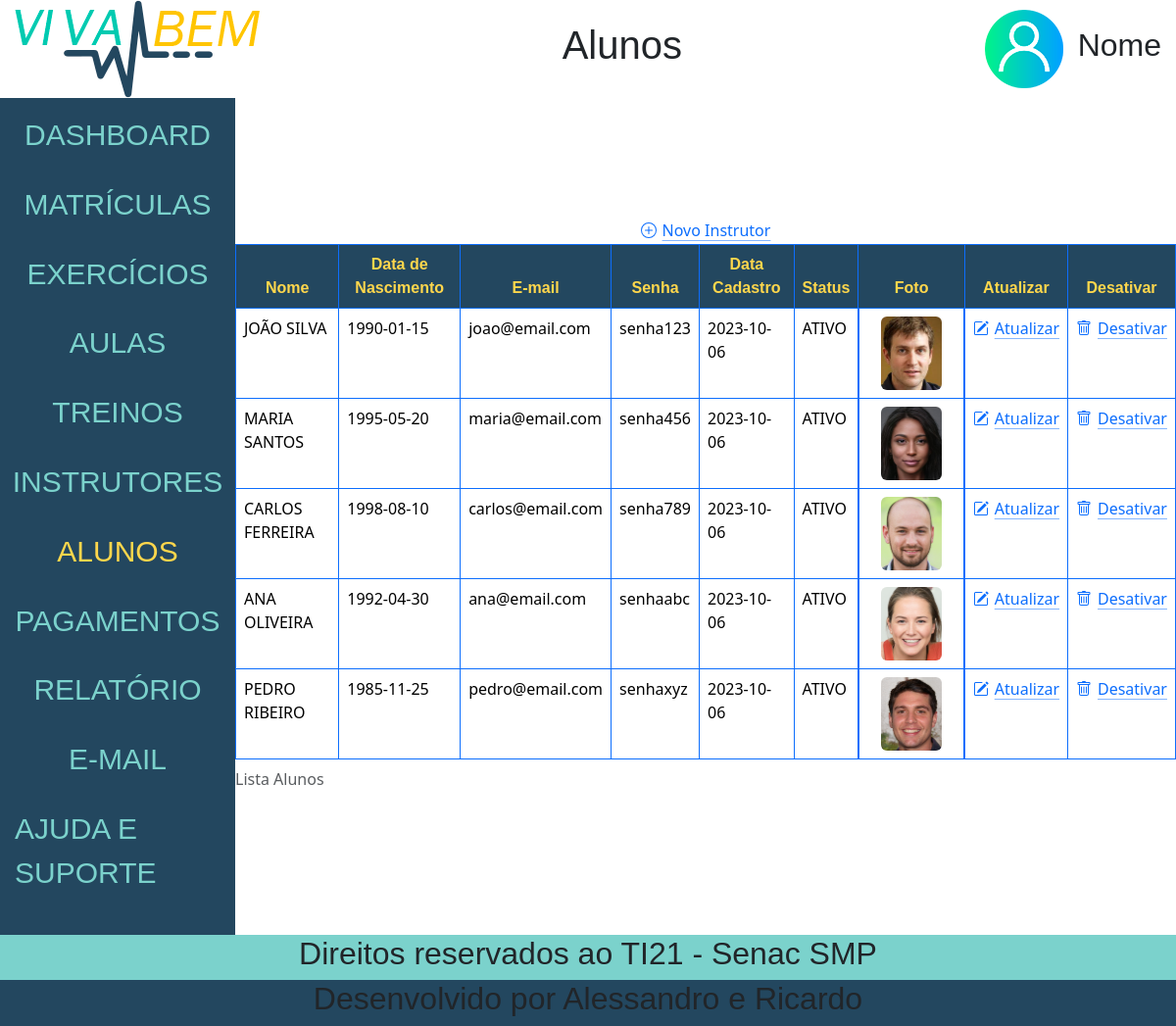
Page /admin/index.php?p=alunos on the committed database.
### tables this page shows
CREATE TABLE `tblalunos` (
  `idAluno` int(11) NOT NULL,
  `nomeAluno` varchar(50) NOT NULL,
  `dataNascAluno` date NOT NULL,
  `emailAluno` varchar(80) NOT NULL,
  `senhaAluno` varchar(20) NOT NULL,
  `dataCadAluno` date NOT NULL,
  `statusAluno` varchar(10) NOT NULL,
  `fotoAluno` varchar(100) NOT NULL
);

### admin/class/alunos.php (called while the page is built, shortened)
<?php
class AlunosClass{
    public function ListarAlunos(){
        $sql = "SELECT * FROM tblalunos WHERE statusAluno = 'ATIVO' ORDER BY idAluno ASC";
        $connect = Conexao::LigarConexao();
        $resultado = $connect->query($sql);
        $lista = $resultado->fetchAll();
        return $lista;
    }
}
?>

### admin/alunos/listar.php (the view, shortened to what this page needs)
<?php
require_once('class/alunos.php');
$alunos = new AlunosClass();
$lista = $alunos->ListarAlunos();
?>
<div>
    <a class="icon-link icon-link-hover" style="--bs-icon-link-transform: translate3d(0, -.125rem, 0);" href="#">
        Novo Instrutor
    </a>
</div>
<div class="table-resposive">
    <table class="table table-bordered border-primary">
        <caption>Lista Alunos</caption>
        <thead>
            <tr>
                <th>Nome</th>
                <th>Data de Nascimento</th>
                <th>E-mail</th>
                <th>Senha</th>
                <th>Data Cadastro</th>
                <th>Status</th>
                <th>Foto</th>
                <th>Atualizar</th>
                <th>Desativar</th>
            </tr>
        </thead>
        <tbody>
            <?php foreach ($lista as $linha) : ?>
                <tr>
                    <td><?php echo $linha['nomeAluno'] ?></td>
                    <td><?php echo $linha['dataNascAluno'] ?></td>
                    <td><?php echo $linha['emailAluno'] ?></td>
                    <td><?php echo $linha['senhaAluno'] ?></td>
                    <td><?php echo $linha['dataCadAluno'] ?></td>
                    <td><?php echo $linha['statusAluno'] ?></td>
                    <td class="ajusteImagem">
                        <img src="../img/<?php echo $linha['fotoAluno'] ?>" alt="">
                    <td>
                        <div>
                            <a class="icon-link icon-link-hover" style="--bs-icon-link-transform: translate3d(0, -.125rem, 0);" href="#">
                                Atualizar
                            </a>
                        </div>
                    </td>
                    <td>
                        <div>
                            <a class="icon-link icon-link-hover" style="--bs-icon-link-transform: translate3d(0, -.125rem, 0);" href="#">
                                Desativar
                            </a>
                        </div>
                    </td>
                </tr>
            <?php endforeach; ?>
        </tbody>
    </table>
</div>

### admin/index.php (shortened to what this page needs)
<?php
$pagina = @$_GET['p'];
?>
<!DOCTYPE html>
<html lang="pt-BR">
<head>
    <link href="https://cdn.jsdelivr.net/npm/bootstrap@5.3.2/dist/css/bootstrap.min.css" rel="stylesheet">
    <link rel="stylesheet" href="style.css">
</head>
<body>
    <header>
        <img src="../img/logoVivaBem.png" alt="">
        <h1>
            <?php
            switch ($pagina) {
                case 'alunos':
                    echo 'Alunos';
                    break;
            }
            ?>
        </h1>
        <div>
            <img src="../img/user.png" alt="">
            <h2>Nome</h2>
        </div>
    </header>
    <main>
        <aside>
            <a href="index.php?p=dashboard" class="<?php echo (($pagina == 'dashboard') || ($pagina == '')) ? 'menuAtivo' : ''; ?>">DASHBOARD</a>
            <a href="index.php?p=matriculas" class="<?php echo ($pagina == 'matriculas') ? 'menuAtivo' : ''; ?>">MATRÍCULAS</a>
            <a href="index.php?p=exercicios" class="<?php echo ($pagina == 'exercicios') ? 'menuAtivo' : ''; ?>">EXERCÍCIOS</a>
            <a href="index.php?p=aulas" class="<?php echo ($pagina == 'aulas') ? 'menuAtivo' : ''; ?>">AULAS</a>
            <a href="index.php?p=treinos" class="<?php echo ($pagina == 'treinos') ? 'menuAtivo' : ''; ?>">TREINOS</a>
            <a href="index.php?p=instrutores" class="<?php echo ($pagina == 'instrutores') ? 'menuAtivo' : ''; ?>">INSTRUTORES</a>
            <a href="index.php?p=alunos" class="<?php echo ($pagina == 'alunos') ? 'menuAtivo' : ''; ?>">ALUNOS</a>
            <a href="index.php?p=pagamentos" class="<?php echo ($pagina == 'pagamentos') ? 'menuAtivo' : ''; ?>">PAGAMENTOS</a>
            <a href="index.php?p=relatorio" class="<?php echo ($pagina == 'relatorio') ? 'menuAtivo' : ''; ?>">RELATÓRIO</a>
            <a href="index.php?p=contato" class="<?php echo ($pagina == 'contato') ? 'menuAtivo' : ''; ?>">E-MAIL</a>
            <a href="index.php?p=ajuda" class="<?php echo ($pagina == 'ajuda') ? 'menuAtivo' : ''; ?>">AJUDA E SUPORTE</a>
        </aside>
        <div class="box">
            <?php
            switch ($pagina) {
                case 'alunos':
                    require_once ('alunos/aluno.php');
                    break;
            }
            ?>
        </div>
    </main>
    <footer>
        <div class="direitos">
            <h2>Direitos reservados ao TI21 - Senac SMP</h2>
        </div>
        <div class="desenvolvido">
            <h2>Desenvolvido por Alessandro e Ricardo</h2>
        </div>
    </footer>
</body>
</html>

### admin/alunos/aluno.php (shortened to what this page needs)
<?php
$pagina = @$_GET['a'];
if ($pagina == '') {
    require_once ('listar.php');
}
?>

### admin/style.css (style rules this page uses)
* { margin: 0; padding: 0; box-sizing: border-box; }
header { display: flex; justify-content: space-between; align-items: center; margin: 0px 15px; }
main { flex: 1; display: flex; }
body { display: flex; flex-direction: column; height: 100vh; }
header div { display: flex; align-items: center; }
header h1 { font-family: Arial, Helvetica, sans-serif; }
header div h2 { margin-left: 15px; font-family: Arial, Helvetica, sans-serif; }
aside { background-color: #23475f; width: 20%; display: flex; flex-direction: column; padding: 15px; justify-content: space-evenly; align-items: center; }
aside a { text-decoration: none; color: white; font-family: Arial, Helvetica, sans-serif; color: #7bd2cc; font-size: 30px; margin-bottom: 25.8px; }
.menuAtivo { color: #ffd74c; }
footer { display: flex; flex-direction: column; justify-content: center; align-items: center; }
footer div { width: 100%; text-align: center; font-family: Arial, Helvetica, sans-serif; }
.direitos { background-color: #7bd2cc; }
.desenvolvido { background-color: #23475f; }
.table-resposive { display: flex; justify-content: center; width: 100%; }
.box { width: 80%; display: flex; flex-direction: column; justify-content: center; align-items: center; }
tr th { text-align: center; background-color: #23475f !important; font-family: Arial, Helvetica, sans-serif; }
.table-resposive th { color: #ffd74c; }
.ajusteImagem img { width: 70%; border-radius: 6px; }
.ajusteImagem { display: flex; justify-content: center; }

### rows in the picture
tblalunos: nomeAluno "JOÃO SILVA", dataNascAluno "1990-01-15", emailAluno "joao@email.com", senhaAluno "senha123", dataCadAluno "2023-10-06", statusAluno "ATIVO", fotoAluno (picture)
tblalunos: nomeAluno "MARIA SANTOS", dataNascAluno "1995-05-20", emailAluno "maria@email.com", senhaAluno "senha456", dataCadAluno "2023-10-06", statusAluno "ATIVO", fotoAluno (picture)
tblalunos: nomeAluno "CARLOS FERREIRA", dataNascAluno "1998-08-10", emailAluno "carlos@email.com", senhaAluno "senha789", dataCadAluno "2023-10-06", statusAluno "ATIVO", fotoAluno (picture)
tblalunos: nomeAluno "ANA OLIVEIRA", dataNascAluno "1992-04-30", emailAluno "ana@email.com", senhaAluno "senhaabc", dataCadAluno "2023-10-06", statusAluno "ATIVO", fotoAluno (picture)
tblalunos: nomeAluno "PEDRO RIBEIRO", dataNascAluno "1985-11-25", emailAluno "pedro@email.com", senhaAluno "senhaxyz", dataCadAluno "2023-10-06", statusAluno "ATIVO", fotoAluno (picture)
